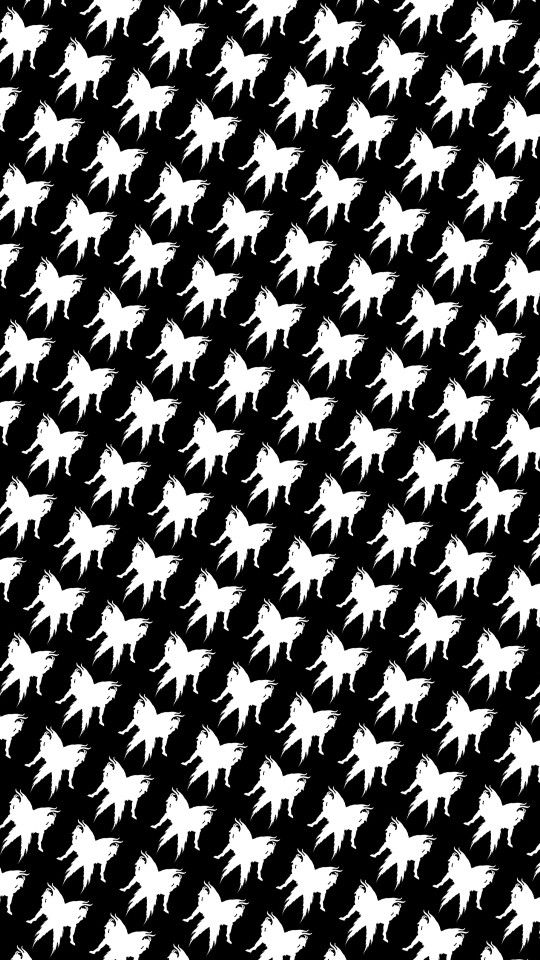
#> input picture app/assets/fondo_doccione_bw.png, 1080 x 1920 px (shown at 1/2 size); its folder holds only this picture in this run
$ python -i model.py   (imports and definitions only)
#> lines starting #> are read from the running program, lines starting #| are printed output that depends on the picture; after the words box and inside, x2 and y2 are one past the last pixel; in counts of white or black regions, pixels touching at a corner belong together
#> further down, picture is the input picture: PIL image 1080x1920 RGB; mean R, G, B 86, 86, 86
"""Modelo editable y no destructivo para una plancha A4."""

from __future__ import annotations

import json
import uuid
import ntpath
import math
import copy
from dataclasses import asdict, dataclass, field
from functools import lru_cache
from pathlib import Path
from typing import Any, Iterable, Sequence

from app.planchas.production_geometry import production_max_for_nominal, proportional_production_size


A4_WIDTH_CM = 21.0
A4_HEIGHT_CM = 29.7
PRINT_MARGIN_CM = 0.15
# A5 se vende como media A4 y necesita aprovechar el borde útil para que la
# media franja admita los stickers finos sin alterar la seguridad de A4.
A5_PRINT_MARGIN_CM = 0.05
# En A5 se toma un mínimo del aire de seguridad de las dos franjas completas
# para que la media franja final admita stickers finos sin escalar su diseño.
A5_FINE_BAND_EXTRA_CM = 0.24
# Cinco filas de 5,75 cm más separaciones y límite de impresión: aprovecha el
# A4 prácticamente completo sin comprometer el corte preciso del plotter.
SIZE_OFFSET_CM = 0.70
FIVE_ROW_SIZE_CM = 5.0 + SIZE_OFFSET_CM
STANDARD_SIZE_CM = FIVE_ROW_SIZE_CM
MAX_SIZE_CM = 29.70
STANDARD_FIVE_BANDS = "standard_five_bands"
SPECIAL_GEOMETRIC = "special_geometric"
PLANCHA_GROUP_NAMESPACE = uuid.UUID("5af32483-cc44-54c6-a6f2-f05e1c4cf68e")
PLANCHA_ITEM_NAMESPACE = uuid.UUID("36c55ccd-e986-5ef4-b8c2-4a1602e7b4f8")
REQUESTED_UNIT_NAMESPACE = uuid.UUID("d5b8c2c4-6a37-4d76-a822-9dc44ef3f784")
GROUP_ID_VERSION = "plancha-group-v1"
ITEM_ID_VERSION = "plancha-item-v1"
CLIENT_COLORS = ("#3b82f6", "#a855f7", "#f97316", "#16a34a", "#db2777", "#0891b2", "#ca8a04")

# El material sigue siendo una A4: estos formatos delimitan la mesa de trabajo
# que se vende/corta dentro de ella.  De este modo A5 y franja no requieren
# cambiar de impresora ni generan un PNG con medidas inesperadas.
WORKSPACE_FORMATS = {
    "a4": ("A4 completa", 1.0),
    "a5": ("A5 (media A4)", 1 / 2),
    "franja": ("Franja horizontal (1/5 A4)", 1 / 5),
}


class PaginationError(ValueError):
    """La salida parcial no está autorizada: ninguna tanda debe confirmarla."""
    # [6 lines left out: function __init__, not called in this run]


@dataclass
class PlanchaItem:
    path: str
    name: str
    width_cm: float
    height_cm: float
    x_cm: float = 0.0
    y_cm: float = 0.0
    quantity: int = 1
    rotation: int = 0
    source: str = "Stock"
    client: str = ""
    order_number: str = ""
    order_job_title: str = ""
    locked: bool = False
    rotation_allowed: bool = False
    client_color: str = "#7a7a7a"
    group_id: str = field(default_factory=lambda: uuid.uuid4().hex)
    copy_number: int = 1
    item_id: str = field(default_factory=lambda: uuid.uuid4().hex)
    remove_inner_white_border: bool = False
    order_id: int | None = None
    order_job_id: int | None = None
    order_design_line_id: str = ""
    requested_unit_key: str = ""
    production_unit_kind: str = "item"
    nominal_size_cm: float | None = None
    # Snapshot del tamaño comercial del pedido; el proyecto libre puede diferir
    # sin reescribir order_designs.
    order_nominal_size_cm: float | None = None
    layout_width_cm: float | None = None
    layout_height_cm: float | None = None

    # [4 lines left out: function production_width_cm, not called in this run]

    @production_width_cm.setter
    def production_width_cm(self, value: float) -> None:
        self.width_cm = float(value)

    # [4 lines left out: function production_height_cm, not called in this run]

    @production_height_cm.setter
    def production_height_cm(self, value: float) -> None:
        self.height_cm = float(value)

    @property
    def reserved_width_cm(self) -> float:
        return self.layout_width_cm if self.layout_width_cm is not None else self.width_cm

    @property
    def reserved_height_cm(self) -> float:
        return self.layout_height_cm if self.layout_height_cm is not None else self.height_cm

    def to_dict(self) -> dict:
        return asdict(self)

    @classmethod
    def from_dict(cls, data: dict) -> "PlanchaItem":
        return cls(**data)


# [4 lines left out: function packing_mode_for_order_designs, not called in this run]


def normalize_new_packing_mode(mode: str | None) -> str | None:
    """Convierte el nombre geométrico histórico al motor moderno al crear."""
    return "sticker_mixed" if mode == SPECIAL_GEOMETRIC else mode


# [16 lines left out: functions normalize_identity_path, order_design_group_id, not called in this run]


def order_design_item_id(group_id: str, copy_number: int) -> str:
    key = f"{ITEM_ID_VERSION}|{group_id}|{int(copy_number)}"
    return uuid.uuid5(PLANCHA_ITEM_NAMESPACE, key).hex


# [28 lines left out: function requested_unit_key, not called in this run]


def visible_bbox(image):
    """Caja de la silueta visible, incluso en PNG/JPG con fondo blanco opaco."""
    rgba = image.convert("RGBA")
    # Un alfa apenas distinto de cero no es necesariamente parte visible del
    # sticker. Varios PNG de Biblioteca contienen residuos de exportación con
    # opacidad 1..8 alrededor del diseño; ``getbbox()`` los incluía y hacía
    # que el contenido humano perceptible quedara más pequeño en la plancha.
    visible_alpha = rgba.getchannel("A").point(lambda value: 255 if value > 8 else 0)
#> visible_alpha: PIL image 1080x1920 L; every value is 255
    alpha_box = visible_alpha.getbbox()
#> alpha_box = (0, 0, 1080, 1920)
    if alpha_box and (alpha_box[2] - alpha_box[0] < rgba.width * 0.98 or alpha_box[3] - alpha_box[1] < rgba.height * 0.98):
        return _padded_box(alpha_box, rgba.size)

    # Algunos stickers se guardaron con un lienzo blanco totalmente opaco.
    # En ese caso se toma el color de las esquinas como fondo y se descarta.
    from PIL import Image, ImageChops

    corners = [rgba.getpixel((x, y))[:3] for x, y in ((0, 0), (rgba.width - 1, 0), (0, rgba.height - 1), (rgba.width - 1, rgba.height - 1))]
#> corners = [(0, 0, 0), (0, 0, 0), (0, 0, 0), (0, 0, 0)]
    background = tuple(sorted(color[channel] for color in corners)[len(corners) // 2] for channel in range(3))
#> background = (0, 0, 0)
    difference = ImageChops.difference(rgba.convert("RGB"), Image.new("RGB", rgba.size, background)).convert("L")
    # 20 tolera compresión JPG y antialias, sin incluir el fondo uniforme.
    mask = difference.point(lambda value: 255 if value > 20 else 0)
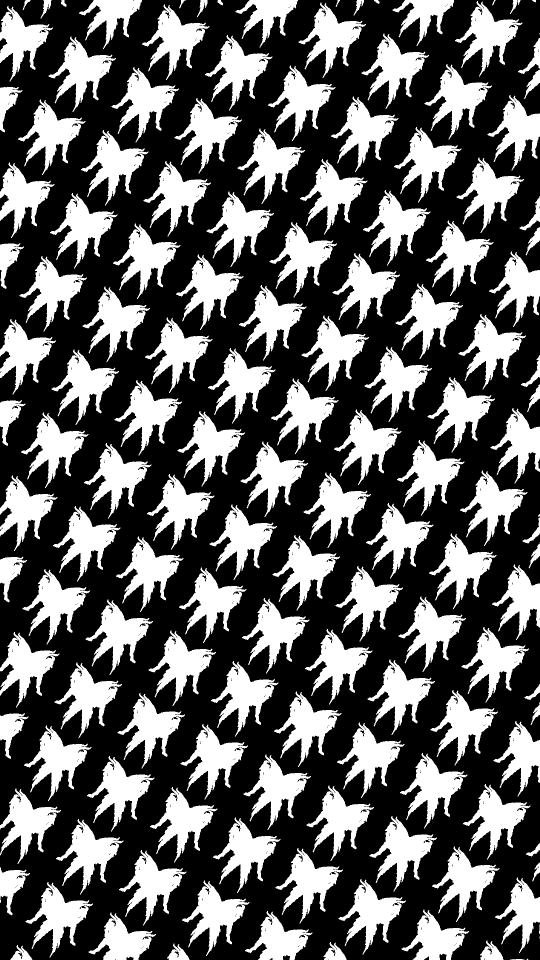
#> mask: PIL image 1080x1920 L (shown at 1/2 size); 37% white; 147 white regions (5 under 20 px), largest, box (x1, y1, x2, y2) and area: (910, 2, 1045, 153) 7279, (284, 9, 419, 160) 7279, (723, 67, 858, 218) 7279
    content_box = mask.getbbox()
#> content_box = (0, 0, 1080, 1920)
    if content_box and (content_box[2] - content_box[0] < rgba.width * 0.96 or content_box[3] - content_box[1] < rgba.height * 0.96):
        return _padded_box(content_box, rgba.size)
    return (0, 0, rgba.width, rgba.height)


# [42 lines left out: functions _padded_box, size_from_visible_dimensions, _visible_dimensions_for_file, visible_dimensions_for_path, size_for_image, not called in this run]


# ============================================================
# GEOMÉTRICA DE PACKING (motor paralelo experimental)
# ============================================================

DEFAULT_MARGIN_CM = 0.5
DEFAULT_EXTRA_LAYOUT_CM = 0.75
# Sólo para special_geometric: aire interno entre producción y borde de la
# hitbox, no separación física entre stickers.
HITBOX_INNER_CLEARANCE_CM = 0.01
SPECIAL_LAYOUT_EXTRA_CM = HITBOX_INNER_CLEARANCE_CM * 2
TARGET_OCCUPANCY = 0.90
EPSILON = 1e-9


@dataclass(frozen=True)
class Rect:
    x: float
    y: float
    width: float
    height: float

    @property
    def right(self) -> float:
        return self.x + self.width

    @property
    def bottom(self) -> float:
        return self.y + self.height

    @property
    def area(self) -> float:
        return self.width * self.height


@dataclass(frozen=True)
class LayoutSize:
    width_cm: float
    height_cm: float

    @property
    def area_cm2(self) -> float:
        return self.width_cm * self.height_cm

    @property
    def longest_side_cm(self) -> float:
        return max(self.width_cm, self.height_cm)


@dataclass(frozen=True)
class PlacementCandidate:
    x_cm: float
    y_cm: float
    layout_width_cm: float
    layout_height_cm: float
    rotated: bool
    waste_cm2: float
    short_side_waste_cm: float
    long_side_waste_cm: float


@dataclass
class PackingResult:
    placed: list[dict]
    overflow: list[Any]
    free_rectangles: list[Rect]
    packing_occupancy: float
    cut_occupancy: float
    strategy: str
    allow_rotation: bool


@dataclass
class BatchPackingResult:
    """Resultado de una simulación geométrica completa de un pedido A4."""
    pages: list[PackingResult]
    impossible: list[Any]
    strategy: str

    @property
    def total_placed(self) -> int:
        return sum(len(page.placed) for page in self.pages)

    # [5 lines left out: function total_overflow, not called in this run]

    @property
    def rotations(self) -> int:
        return sum(1 for page in self.pages for item in page.placed if item.get("rotated"))

    # [28 lines left out: functions last_page_largest_free_rect_area, printable_area, item_cut_size, not called in this run]


def effective_layout_size(cut_width_cm: float, cut_height_cm: float, extra_cm: float = DEFAULT_EXTRA_LAYOUT_CM) -> LayoutSize:
    return LayoutSize(width_cm=cut_width_cm + extra_cm, height_cm=cut_height_cm + extra_cm)


def item_layout_size(item, extra_cm: float = DEFAULT_EXTRA_LAYOUT_CM) -> LayoutSize:
    cut_w, cut_h = item_cut_size(item)
    return effective_layout_size(cut_w, cut_h, extra_cm)


# [189 lines left out: functions fits_in_printable_area, intersects, contains, same_rect, split_free_rectangle, prune_free_rectangles and 6 more, not called in this run]


def validate_overflow(placed: Sequence, overflow: Sequence) -> bool:
    return bool(overflow) and not placed


# [115 lines left out: functions validate_free_rectangles, pack_layout, result_score, optimize_layout, not called in this run]


def geometric_pack(items: Iterable, *, extra_cm: float = SPECIAL_LAYOUT_EXTRA_CM, allow_rotation: bool = True, strategy: str = "area_desc") -> PackingResult:
    ordered = sort_items(items, strategy, extra_cm=extra_cm)
    return pack_layout(ordered, strategy=strategy, preserve_order=False, margin_cm=DEFAULT_MARGIN_CM, extra_cm=extra_cm, allow_rotation=allow_rotation)


# [124 lines left out: functions _packing_item, pack_all_pages, optimize_multipage, maximize_special_multipage, not called in this run]


class PlanchaProject:
    """Proyecto A4: solo guarda referencias y posiciones, nunca altera imágenes."""

    # [120 lines left out: functions __init__, from_images, not called in this run]

    @property
    def usable_width(self) -> float:
        return A4_WIDTH_CM - self.margin_cm * 2

    @property
    def usable_height(self) -> float:
        return (A4_HEIGHT_CM - self.margin_cm * 2) * self.workspace_ratio

    @property
    def workspace_ratio(self) -> float:
        return WORKSPACE_FORMATS[self.workspace_format][1]

    @property
    def workspace_label(self) -> str:
        return WORKSPACE_FORMATS[self.workspace_format][0]

    @property
    def workspace_bottom_cm(self) -> float:
        return self.margin_cm + self.usable_height

    # [689 lines left out: functions production_band_heights, band_index_for_y, keep_inside_print_area, optimize, _optimize_locked_five_bands, _optimize_five_bands and 7 more, not called in this run]

    def group_items(self, item: PlanchaItem) -> list[PlanchaItem]:
        return [candidate for candidate in self.items if candidate.group_id == item.group_id]

    # [52 lines left out: functions set_quantity, client_color, legend, occupancy, to_dict, not called in this run]

    def save(self, path: str | Path) -> None:
        from app.planchas.output_safety import save_text
        save_text(path, json.dumps(self.to_dict(), ensure_ascii=False, indent=2))

    # [101 lines left out: functions from_dict, calculate_pagination, not called in this run]

    @classmethod
    def load(cls, path: str | Path) -> "PlanchaProject":
        return cls.from_dict(json.loads(Path(path).read_text(encoding="utf-8")))

    # [13 lines left out: functions save_pages, load_pages, not called in this run]

>>> from PIL import Image
>>> picture = Image.open('../assets/fondo_doccione_bw.png')
>>> result = visible_bbox(picture)
#> result = (0, 0, 1080, 1920)
